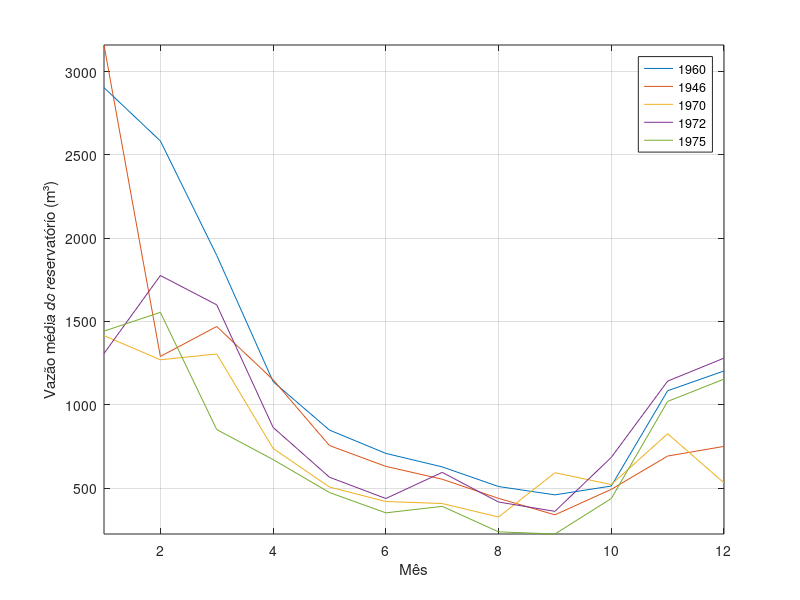

Here is the MATLAB script that generated this plot: (Note: this script raises an error after producing the figure.)
%% Item 1

X = load('furnas.dat')

%% Item 2
%i = randi([1,60],5,1);

clc; clear;
load('atividade_1');

% create new figure
fig = figure; clf

t = 1:1:12;
for n=1:5
    h = plot(t, X(i(n,1),:)); hold on
end
grid on

% define figure properties
opts.Colors     = get(groot,'defaultAxesColorOrder');
opts.saveFolder = 'img/';
opts.width      = 20;
opts.height     = 10;
opts.fontType   = 'Times';
opts.fontSize   = 24.6;

% add axis labes and legend
axis tight
xlabel('Mês')
ylabel('Vazão média do reservatório (m³)')
legend('1960','1946','1970','1972','1975')

% scaling
fig.Units               = 'centimeters';
fig.Position(3)         = opts.width;
fig.Position(4)         = opts.height;

% set text properties
set(fig.Children, ...
    'FontName',     'Times', ...
    'FontSize',     23);

% remove unnecessary white space
set(gca,'LooseInset',max(get(gca,'TightInset'), 0.02))
hold off

%% Item 3 - Método 1

clc; clear;
load('atividade_1');

for j=1:12
    media(1,j) = mean(X(:,j));
    desvio(1,j) = std(X(:,j));
end

%% Item 3 - Método 2

clc; clear;
load('atividade_1');

sz_anos = size(X,1);
for j=1:12
    media_meses(1,j)=sum(X(:,j))/sz_anos;
    var_meses(1,j) = sum((X(:,j)-media_meses(1,j)).^2)/(sz_anos - 1);
    devio_meses(1,j) = sqrt(var_meses(1,j));
end

%% Item 4

%clc; clear;
%load('atividade_1');

% create new figure
fig = figure; clf

t = 1:1:12;
h = plot(t, media(1,:),'-r'); hold on
h = plot(t, media(1,:)+desvio(1,:),'-b');
h = plot(t, media(1,:)-desvio(1,:),'-b');
grid on

% define figure properties
%opts.Colors     = get(groot,'b','r','r');
opts.saveFolder = 'img/';
opts.width      = 20;
opts.height     = 10;
opts.fontType   = 'Times';
opts.fontSize   = 24.6;

% add axis labes and legend
axis tight
title('Curva Média e Curvas de ± 1 Desvio-Padrão');
xlabel('Mês')
%ylabel('')
legend('μ','μ ± σ')

% scaling
fig.Units               = 'centimeters';
fig.Position(3)         = opts.width;
fig.Position(4)         = opts.height;

% set text properties
set(fig.Children, ...
    'FontName',     'Times', ...
    'FontSize',     23);

% remove unnecessary white space
set(gca,'LooseInset',max(get(gca,'TightInset'), 0.02))
hold off

%% Item 5 - Método 1

correl1 = corr(X(:,1),X(:,4));
correl2 = corr(X(:,5),X(:,6));
correl3 = corr(X(:,7),X(:,9));
correl4 = corr(X(:,11),X(:,12));

%% Item 5 - Método 2

%clc; clear;
%load('atividade_1');

sz_anos = size(X,1);

desvio_jan_abr = sum((X(:,1)-media(1,1)).*(X(:,4)-media(1,4)))/sz_anos;
desvio_mai_jun = sum((X(:,5)-media(1,5)).*(X(:,6)-media(1,6)))/sz_anos;
desvio_jul_set = sum((X(:,7)-media(1,7)).*(X(:,9)-media(1,9)))/sz_anos;
desvio_nov_dez = sum((X(:,11)-media(1,11)).*(X(:,12)-media(1,12)))/sz_anos;

correl_jan_abr = desvio_jan_abr/(desvio(1,1)*desvio(1,4));
correl_mai_jun = desvio_mai_jun/(desvio(1,5)*desvio(1,6));
correl_jul_set = desvio_jul_set/(desvio(1,7)*desvio(1,9));
correl_nov_dez = desvio_nov_dez/(desvio(1,11)*desvio(1,12));